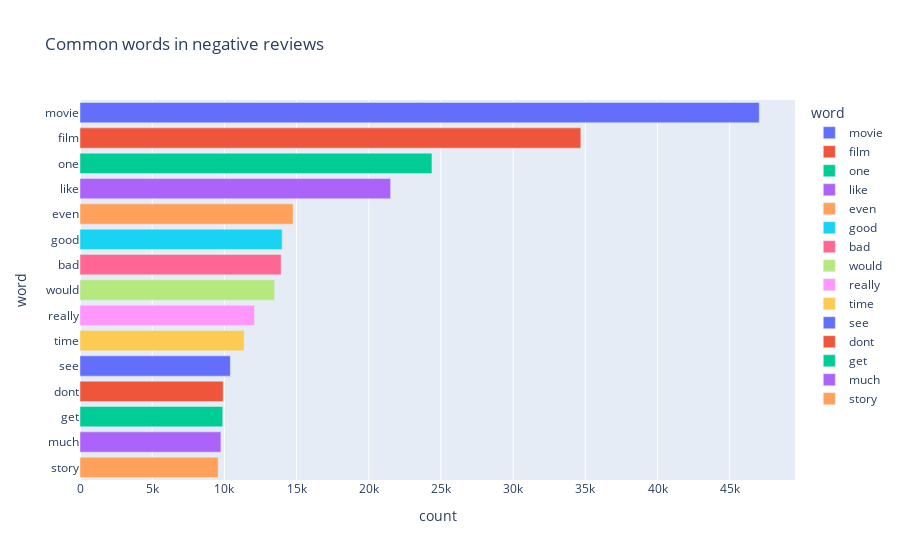

Notebook source saved alongside this figure:
### Code cell
px.bar(neg_words, x = 'count', y= 'word', title= 'Common words in negative reviews', color= 'word')

### Figure 1 — Plotly figure (JSON) as saved in the notebook; plotly's stock layout.template omitted (floating-point values rounded to 4 significant figures)
{"data": [{"hovertemplate": "word=%{y}<br>count=%{x}<extra></extra>", "legendgroup": "movie", "marker": {"color": "#636efa", "pattern": {"shape": ""}}, "name": "movie", "orientation": "h", "showlegend": true, "textposition": "auto", "type": "bar", "x": [47046], "xaxis": "x", "y": ["movie"], "yaxis": "y"}, {"hovertemplate": "word=%{y}<br>count=%{x}<extra></extra>", "legendgroup": "film", "marker": {"color": "#EF553B", "pattern": {"shape": ""}}, "name": "film", "orientation": "h", "showlegend": true, "textposition": "auto", "type": "bar", "x": [34686], "xaxis": "x", "y": ["film"], "yaxis": "y"}, {"hovertemplate": "word=%{y}<br>count=%{x}<extra></extra>", "legendgroup": "one", "marker": {"color": "#00cc96", "pattern": {"shape": ""}}, "name": "one", "orientation": "h", "showlegend": true, "textposition": "auto", "type": "bar", "x": [24376], "xaxis": "x", "y": ["one"], "yaxis": "y"}, {"hovertemplate": "word=%{y}<br>count=%{x}<extra></extra>", "legendgroup": "like", "marker": {"color": "#ab63fa", "pattern": {"shape": ""}}, "name": "like", "orientation": "h", "showlegend": true, "textposition": "auto", "type": "bar", "x": [21514], "xaxis": "x", "y": ["like"], "yaxis": "y"}, {"hovertemplate": "word=%{y}<br>count=%{x}<extra></extra>", "legendgroup": "even", "marker": {"color": "#FFA15A", "pattern": {"shape": ""}}, "name": "even", "orientation": "h", "showlegend": true, "textposition": "auto", "type": "bar", "x": [14761], "xaxis": "x", "y": ["even"], "yaxis": "y"}, {"hovertemplate": "word=%{y}<br>count=%{x}<extra></extra>", "legendgroup": "good", "marker": {"color": "#19d3f3", "pattern": {"shape": ""}}, "name": "good", "orientation": "h", "showlegend": true, "textposition": "auto", "type": "bar", "x": [14002], "xaxis": "x", "y": ["good"], "yaxis": "y"}, {"hovertemplate": "word=%{y}<br>count=%{x}<extra></extra>", "legendgroup": "bad", "marker": {"color": "#FF6692", "pattern": {"shape": ""}}, "name": "bad", "orientation": "h", "showlegend": true, "textposition": "auto", "type": "bar", "x": [13930], "xaxis": "x", "y": ["bad"], "yaxis": "y"}, {"hovertemplate": "word=%{y}<br>count=%{x}<extra></extra>", "legendgroup": "would", "marker": {"color": "#B6E880", "pattern": {"shape": ""}}, "name": "would", "orientation": "h", "showlegend": true, "textposition": "auto", "type": "bar", "x": [13482], "xaxis": "x", "y": ["would"], "yaxis": "y"}, {"hovertemplate": "word=%{y}<br>count=%{x}<extra></extra>", "legendgroup": "really", "marker": {"color": "#FF97FF", "pattern": {"shape": ""}}, "name": "really", "orientation": "h", "showlegend": true, "textposition": "auto", "type": "bar", "x": [12087], "xaxis": "x", "y": ["really"], "yaxis": "y"}, {"hovertemplate": "word=%{y}<br>count=%{x}<extra></extra>", "legendgroup": "time", "marker": {"color": "#FECB52", "pattern": {"shape": ""}}, "name": "time", "orientation": "h", "showlegend": true, "textposition": "auto", "type": "bar", "x": [11368], "xaxis": "x", "y": ["time"], "yaxis": "y"}, {"hovertemplate": "word=%{y}<br>count=%{x}<extra></extra>", "legendgroup": "see", "marker": {"color": "#636efa", "pattern": {"shape": ""}}, "name": "see", "orientation": "h", "showlegend": true, "textposition": "auto", "type": "bar", "x": [10413], "xaxis": "x", "y": ["see"], "yaxis": "y"}, {"hovertemplate": "word=%{y}<br>count=%{x}<extra></extra>", "legendgroup": "dont", "marker": {"color": "#EF553B", "pattern": {"shape": ""}}, "name": "dont", "orientation": "h", "showlegend": true, "textposition": "auto", "type": "bar", "x": [9920], "xaxis": "x", "y": ["dont"], "yaxis": "y"}, {"hovertemplate": "word=%{y}<br>count=%{x}<extra></extra>", "legendgroup": "get", "marker": {"color": "#00cc96", "pattern": {"shape": ""}}, "name": "get", "orientation": "h", "showlegend": true, "textposition": "auto", "type": "bar", "x": [9886], "xaxis": "x", "y": ["get"], "yaxis": "y"}, {"hovertemplate": "word=%{y}<br>count=%{x}<extra></extra>", "legendgroup": "much", "marker": {"color": "#ab63fa", "pattern": {"shape": ""}}, "name": "much", "orientation": "h", "showlegend": true, "textposition": "auto", "type": "bar", "x": [9758], "xaxis": "x", "y": ["much"], "yaxis": "y"}, {"hovertemplate": "word=%{y}<br>count=%{x}<extra></extra>", "legendgroup": "story", "marker": {"color": "#FFA15A", "pattern": {"shape": ""}}, "name": "story", "orientation": "h", "showlegend": true, "textposition": "auto", "type": "bar", "x": [9572], "xaxis": "x", "y": ["story"], "yaxis": "y"}], "layout": {"barmode": "relative", "legend": {"title": {"text": "word"}, "tracegroupgap": 0}, "title": {"text": "Common words in negative reviews"}, "xaxis": {"anchor": "y", "domain": [0, 1], "title": {"text": "count"}}, "yaxis": {"anchor": "x", "categoryarray": ["story", "much", "get", "dont", "see", "time", "really", "would", "bad", "good", "even", "like", "one", "film", "movie"], "categoryorder": "array", "domain": [0, 1], "title": {"text": "word"}}}}
